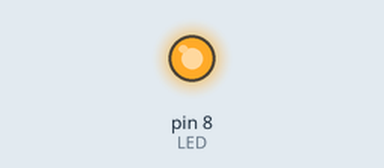
Simulated run of this sketch. Board: Arduino Uno, built with avr-gcc and run on an emulated ATmega328P. Shown: output pins drawn as LEDs (lit = HIGH).

Above: at 0.5 s.
At 2.5 s:
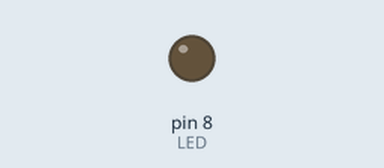
Timing chart, 0 to 5.2 s (numbered marks = the images above):
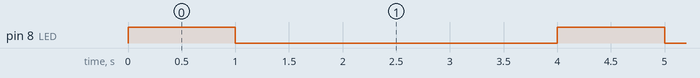

The sketch:

Ornek1_DenizFeneri.ino
```cpp
/*
  ROBOTİK KODLAMA 10 - 6. HAFTA - ÖRNEK 1 (TEMEL): DENİZ FENERİ
  -------------------------------------------------------------
  Senaryo : Liman girişindeki deniz feneri 1 saniye yanar, 3 saniye söner.
  Kazanım : Breadboard'a LED + direnç kurmak, setup() ve loop() farkını görmek.

  MALZEME LİSTESİ
    Bileşen              Adet   Bağlandığı yer
    Arduino Uno           1     -
    Breadboard            1     -
    LED (kırmızı)         1     Anot (uzun bacak) -> direncin ucu, Katot (kısa bacak) -> GND hattı
    Direnç 220 ohm        1     Bir ucu D8, diğer ucu LED anodu
    Jumper kablo          2     D8 -> direnç, GND -> breadboard mavi (-) hat

  DEVRE (adım adım)
    1) Arduino GND pinini breadboard'un mavi (-) hattına kablo ile bağla.
    2) LED'in kısa bacağını (katot) mavi hatta, uzun bacağını (anot) orta bölümde bir sütuna tak.
    3) 220 ohm direncin bir ucunu LED'in anot sütununa, diğer ucunu başka bir sütuna tak.
    4) O sütundan Arduino D8 pinine kablo çek.

  TINKERCAD'DE KURULUM
    Circuits -> Create new Circuit -> Arduino Uno, Breadboard Small, LED, Resistor (220 ohm)
    sürükle. Kod düğmesi -> Text -> aşağıdaki kodu yapıştır -> Start Simulation.

  AKIM HESABI (doğrulama)
    I = (5 V - 2 V) / 220 ohm = 13,6 mA  (Uno pini sınırı: 20 mA'in altında, güvenli)
*/

void setup() {
  // setup() kart açılınca SADECE BİR KEZ çalışır. Hazırlık işleri buraya yazılır.
  pinMode(8, OUTPUT);     // 8 numaralı pini ÇIKIŞ yap: kart bu pinden LED'e akım verecek
}

void loop() {
  // loop() kart açık kaldıkça başa dönerek SÜREKLİ tekrarlanır.
  digitalWrite(8, HIGH);  // 8. pine 5 V ver -> LED yanar (fener ışık verir)
  delay(1000);            // 1000 milisaniye = 1 saniye bekle (LED yanık kalır)
  digitalWrite(8, LOW);   // 8. pini 0 V yap -> LED söner
  delay(3000);            // 3000 milisaniye = 3 saniye bekle (LED sönük kalır)
}                         // toplam döngü 4 saniye sürer

/*
  DEĞİŞTİR VE GÖZLE
    - delay(3000) değerini 500 yap, yükle. Fener nasıl görünür? (Döngü 1,5 sn'ye düşer, sık yanıp söner.)
    - digitalWrite(8, HIGH) satırının sonundaki ; işaretini sil, derle. Hangi hatayı gördün?
*/
```

Measured:
- by itself, pin 8 (LED): alternates HIGH for 1.0 s and LOW for 3.0 s
